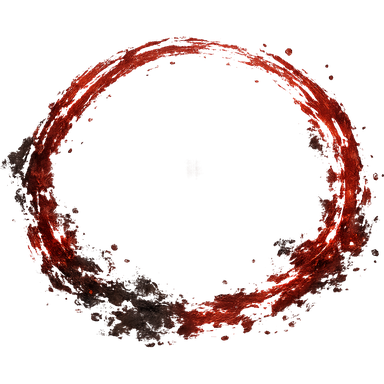
#> input picture assets/vfx/boss_phase_seal.png, 384 x 384 px, given in place of 0b54f876-image.png, which was not available
$ python gpt_to_vfx.py ../../assets/vfx/boss_phase_seal.png
#> lines starting #> are read from the running program, lines starting #| are printed output that depends on the picture
"""사용자가 만든 GPT 이펙트 그림을 게임 텍스처로 다듬는다 (docs/skill_vfx_prompts.md).

  python tools/vfx/gpt_to_vfx.py <그림 폴더>
결과: assets/vfx/<이름>.png (256px, 투명 배경). icon_to_vfx.py가 만든 임시 그림을 덮어쓴다.

GPT의 "투명" PNG는 가장자리에 빨강·노랑 테두리 픽셀이나 희뿌연 안개가 남는다:
- 옅은 안개는 알파를 깎아 지우고 (HAZE_CUT),
- 반투명 가장자리 색은 안쪽 불투명 픽셀 색으로 바꿔 테두리 물듦을 없앤다 (색 오염 제거).
흰 바탕 묶음 그림(SHEET)에서만 있는 것들은 흰색을 빼서 알파를 만든다.
"""
import os
import sys

import numpy as np
from PIL import Image, ImageFilter

ROOT = os.path.abspath(os.path.join(os.path.dirname(__file__), "..", ".."))
DST = os.path.join(ROOT, "assets/vfx")
SIZE = 256
## 이름: 고른 파일 (같은 이펙트 두 장 중 더 깨끗한 쪽)
PICKS = {
    "meteor": "e0e0d81e-image.png",      # v2: 불꽃이 더 또렷, 안개 적음
    "foam": "30921fed-image.png",        # v1: 물보라가 더 풍성
    "wave": "fca8bdb2-image.png",        # v1: 고리가 둥글어 돌려도 자연스러움
    "quake": "97f5b7fc-image.png",       # v1: 불길·빛이 더 강함
    "lightning": "69cb45c1-image.png",   # v2: v1은 회색 안개 상자 (v2의 빨강 테두리는 아래에서 지움)
    "constellation": "fda96084-image.png",  # v2: v1은 어두운 밤하늘 원판 안개
    "explosion": "bd110236-image.png",   # 유성 충돌 폭발
    "sea_dragon": "e8074611-image.png",  # 순신 해룡참: 세 판 중 용 머리가 가장 또렷
    "fire_counter": "c5d2eb6e-image.png",  # 순신 반격: 가운데가 비어 영웅 둘레에 맞음
    "royal_shock": "2595f891-image.png",  # 광개토 정복자의 일격: 왕관이 더 깨끗
    "critter_swarm": "f7dd42a5-image.png",  # 사임당 풀벌레: 벌레가 더 많음 (노란 테두리는 색 오염 제거)
    "scroll_unfold": "040321c3-image.png",  # 사임당 화폭: 가로로 펼친 두루마리
}
## 흰 바탕 묶음 그림: 5칸 × 2줄 (wave, foam, lightning, quake, meteor / constellation, glyphs, sundial, plum, ink)
SHEET = "0b54f876-image.png"
SHEET_CELLS = {"glyphs": (1, 1), "sundial": (1, 2), "plum": (1, 3), "ink": (1, 4)}
HAZE_CUT = (0.12, 0.45)
## 가로로 긴 그림 (띠·탄): 이름 → (파일, 너비 px). 비율은 그대로 (오른쪽 = 앞).
STRIPS = {
    "wave_strip": ("090aaa53-image.png", 512),
    "lightning_strip": ("6fc7fafd-image.png", 512),
    "proj_spear": ("a1258558-image.png", 256),
    "proj_ink": ("7aad2263-image.png", 256),    # 바탕 RGB는 어두운 보라지만 알파 0 (반투명 빛 테두리는 색 오염 제거로 정리)
    "proj_water": ("f1e0c6f9-image.png", 256),  # 바탕 RGB는 어두운 청록이지만 알파 0
    "ink_strip": ("7aad2263-image.png", 512),   # 발묵 띠: 먹 붓 획을 길게
    "tidal_blade": ("7a2b8906-image.png", 384, True),  # 순신 해일검기 탄: 가로 판, 칼날이 왼쪽이라 뒤집음
    "dash_spray": ("fcae3fff-image.png", 384),        # 순신 회피 자취 (물마루가 오른쪽 = 앞)
    "dash_ink": ("408c7ac1-image.png", 384, True),    # 사임당 회피 자취 (굵은 쪽이 앞이 되게 뒤집음)
    "dash_spark": ("e7b2cf91-image.png", 384, True),  # 광개토 회피 자취 (밝은 쪽이 앞)
}  # 이 알파 아래는 안개로 보고 지우고, 위로 갈수록 그대로


def _decontaminate(rgba: np.ndarray) -> np.ndarray:
    """반투명 가장자리 색을 근처 불투명 픽셀 색으로 (빨강·노랑 테두리 물듦 제거)."""
    a = rgba[..., 3]
    solid = (a > 0.85).astype(np.float32)
    img = Image.fromarray((rgba[..., :3] * solid[..., None] * 255).astype(np.uint8), "RGB")
    m = Image.fromarray((solid * 255).astype(np.uint8), "L")
    rgb_b = np.asarray(img.filter(ImageFilter.GaussianBlur(6))).astype(np.float32) / 255.0
    m_b = np.asarray(m.filter(ImageFilter.GaussianBlur(6))).astype(np.float32)[..., None] / 255.0
    near = rgb_b / np.maximum(m_b, 1e-4)
    w = np.clip((0.85 - a) / 0.85, 0, 1)[..., None] * (m_b > 0.02)
    rgba[..., :3] = rgba[..., :3] * (1 - w) + near * w
    return rgba


def _clean(rgba: np.ndarray) -> Image.Image:
    lo, hi = HAZE_CUT
    a = np.clip((rgba[..., 3] - lo) / (hi - lo), 0, 1)
    rgba[..., 3] = rgba[..., 3] * (a * a * (3 - 2 * a))
    rgba = _decontaminate(rgba)
    img = Image.fromarray((np.clip(rgba, 0, 1) * 255).astype(np.uint8), "RGBA")
    box = img.getbbox() or (0, 0, img.width, img.height)
    return img.crop(box)


def _finish(rgba: np.ndarray) -> Image.Image:
    img = _clean(rgba)
    side = max(img.width, img.height)
    sq = Image.new("RGBA", (side, side))
    sq.paste(img, ((side - img.width) // 2, (side - img.height) // 2))
    return sq.resize((SIZE, SIZE), Image.LANCZOS)


def clean_png(path: str) -> Image.Image:
    return _finish(np.asarray(Image.open(path).convert("RGBA")).astype(np.float32) / 255.0)


def clean_strip(path: str, width: int, flip: bool = False) -> Image.Image:
    img = _clean(np.asarray(Image.open(path).convert("RGBA")).astype(np.float32) / 255.0)
    if flip:  # 그림의 앞이 오른쪽이 되게
        img = img.transpose(Image.FLIP_LEFT_RIGHT)
    return img.resize((width, max(round(width * img.height / img.width), 1)), Image.LANCZOS)


def cut_white(sheet: Image.Image, row: int, col: int) -> Image.Image:
    w, h = sheet.width / 5, sheet.height / 2
    cell = sheet.crop((int(col * w), int(row * h), int((col + 1) * w), int((row + 1) * h))).convert("RGB")
    c = np.asarray(cell).astype(np.float32) / 255.0
    dist = (1.0 - c).max(-1)  # 흰색에서 얼마나 먼지
    a = np.clip((dist - 0.04) / 0.30, 0, 1)
    a = a * a * (3 - 2 * a)
    # 흰 바탕을 빼고 색 되살리기 (흰색과 섞였던 만큼)
    rgb = (c - (1 - a[..., None])) / np.maximum(a[..., None], 1e-3)
    return _finish(np.dstack([np.clip(rgb, 0, 1), a]))


def dash_glyph() -> Image.Image:
    """세종 회피 자취: 정음 자모 그림 아래쪽 금빛 붓 획만 잘라 가로로 (새 그림 없이)."""
    g = Image.open(os.path.join(DST, "glyphs.png")).convert("RGBA")
    band = g.crop((int(g.width * 0.70), int(g.height * 0.02), g.width, int(g.height * 0.30)))  # 글자 없는 오른쪽 위 붓 쓸기
    a = np.asarray(band).astype(np.float32)
    w = a.shape[1]
    x = np.minimum(np.arange(w) / (w * 0.15), (w - 1 - np.arange(w)) / (w * 0.15)).clip(0, 1)
    a[..., 3] *= x[None, :]
    img = Image.fromarray(a.astype(np.uint8), "RGBA")
    return img.resize((384, max(round(384 * img.height / img.width), 1)), Image.LANCZOS)


if __name__ == "__main__":
    src = sys.argv[1]
    os.makedirs(DST, exist_ok=True)
    for name, f in PICKS.items():
        if not os.path.exists(os.path.join(src, f)):
            continue
        clean_png(os.path.join(src, f)).save(os.path.join(DST, f"{name}.png"), optimize=True)
        print("ok", name, f)
    for name, spec in STRIPS.items():
        f, w = spec[0], spec[1]
        if os.path.exists(os.path.join(src, f)):
            clean_strip(os.path.join(src, f), w, len(spec) > 2 and spec[2]).save(os.path.join(DST, f"{name}.png"), optimize=True)
            print("ok", name, f)
    sheet = Image.open(os.path.join(src, SHEET))
#> sheet is the input picture: PIL image 384x384 RGBA; mean R, G, B, A 27.2, 7.6, 5.5, 41.3
    for name, (r, c) in SHEET_CELLS.items():
        cut_white(sheet, r, c).save(os.path.join(DST, f"{name}.png"), optimize=True)
        print("ok", name, "sheet")
#> this loop made 4 passes
#> pass 1, in cut_white, `cell = sheet.crop((int(col * w), int(row * h), int((col + 1) * w), int..`:
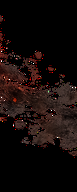
#> cell: PIL image 77x192 RGB; mean R, G, B 20.3, 11.3, 9.7
#> pass 1, in cut_white, `dist = (1.0 - c).max(-1)`:
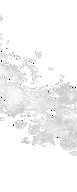
#> dist: shape (192, 77) float32; min 0, max 1, mean 0.962
#> pass 1, in cut_white, `a = np.clip((dist - 0.04) / 0.30, 0, 1)`:
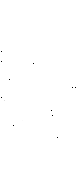
#> a: shape (192, 77) float32; min 0, max 1, mean 0.999
    dash_glyph().save(os.path.join(DST, "dash_glyph.png"), optimize=True)
#> in dash_glyph, `g = Image.open(os.path.join(DST, "glyphs.png")).convert("RGBA")`:
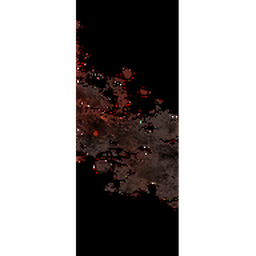
#> g: PIL image 256x256 RGBA; mean R, G, B, A 8.6, 4.7, 4.1, 102.1; transparent parts drawn white
#> in dash_glyph, `a[..., 3] *= x[None, :]`: a: shape (71, 77, 4) float32; mean R, G, B, A 0, 0, 0, 0.009
#> in dash_glyph, `img = Image.fromarray(a.astype(np.uint8), "RGBA")`: img: PIL image 77x71 RGBA; every value is 0
#> in dash_glyph, `return img.resize((384, max(round(384 * img.height / img.width), 1)), ..`: returned value: PIL image 384x354 RGBA; every value is 0
    print("ok dash_glyph (glyphs.png 아래 붓 획)")
